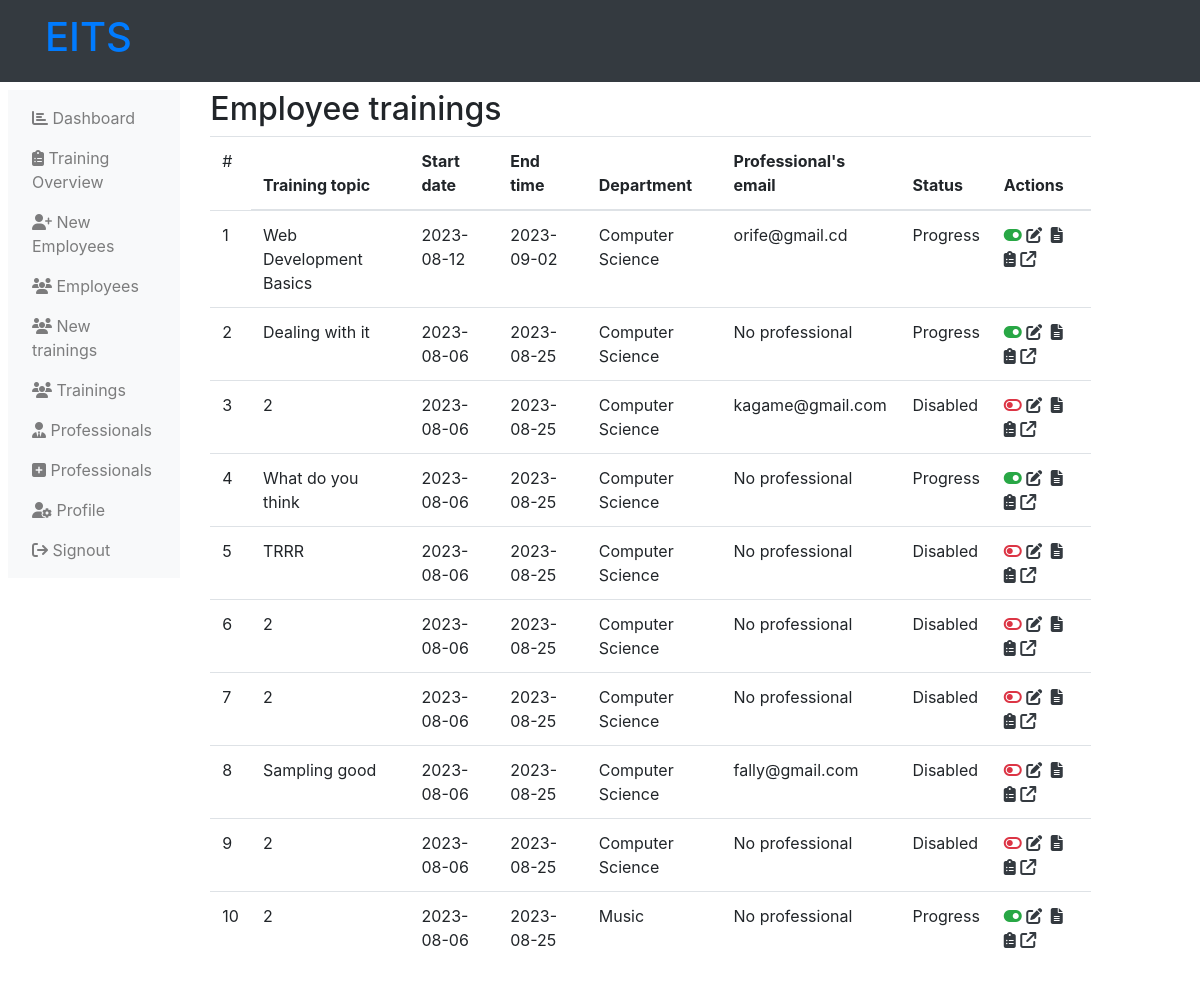
The page /administration-trainings.php (signed in) on the database as committed earlier.
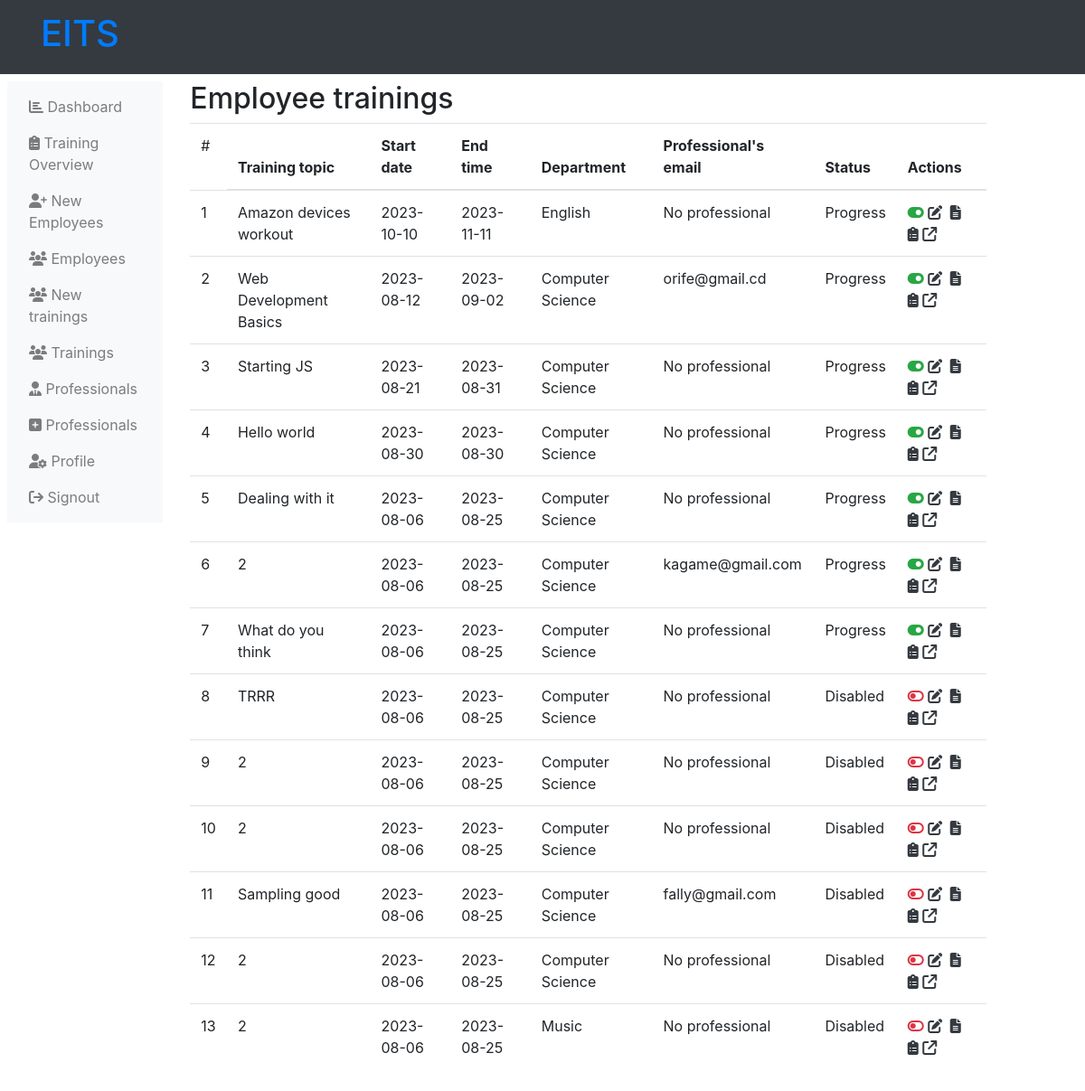
The same page on the database as committed later.
### tables this page shows
CREATE TABLE `trainings` (
  `training_id` int(11) NOT NULL,
  `training_topic` varchar(255) NOT NULL,
  `training_description` text NOT NULL DEFAULT 'This is the defaullt description of the trainings',
  `training_start` varchar(255) NOT NULL,
  `training_end` varchar(255) NOT NULL,
  `training_cover` varchar(255) NOT NULL,
  `training_depart` int(11) NOT NULL,
  `training_status` varchar(255) NOT NULL
);

CREATE TABLE `departments` (
  `depart_id` int(11) NOT NULL,
  `depart_name` varchar(255) NOT NULL
);

CREATE TABLE `training_professionals` (
  `tr_pro_id` int(11) NOT NULL,
  `training` int(11) NOT NULL,
  `professional` int(11) NOT NULL,
  `unique_id` text NOT NULL,
  `tr_pro_status` varchar(255) NOT NULL
);

CREATE TABLE `professionals` (
  `professional_id` int(11) NOT NULL,
  `professional_fn` varchar(255) NOT NULL,
  `professional_ln` varchar(255) NOT NULL,
  `professional_email` varchar(255) NOT NULL,
  `professional_phone` int(12) NOT NULL,
  `professional_status` varchar(255) NOT NULL
);

### administration-trainings.php (the view, shortened to what this page needs)
<?php
    include('php/connection.php');
?>
<!DOCTYPE html>
<html lang="en">
<head>
    <link rel="stylesheet" href="https://maxcdn.bootstrapcdn.com/bootstrap/4.5.2/css/bootstrap.min.css">
    <link rel="stylesheet" href="https://cdnjs.cloudflare.com/ajax/libs/font-awesome/6.4.2/css/all.min.css" />
</head>
<body>
    <?php include("php/administration-header.php"); ?>
    <div class="">
        <div class="row p-2">
            <?php
                include("php/administration-left-links.php");
            ?>
            <div class="col-md-9">
                <h2>
                    Employee trainings
                </h2>
                <div class="r">
                    <table class="table table-hover table-responsive">
                        <thead>
                            <tr>
                                <td>
                                    #
                                <th>
                                    Training topic
                                </th>
                                <th>
                                    Start date
                                </th>
                                <th>
                                    End time
                                </th>
                                <th>
                                    Department
                                </th>
                                <th>
                                    Professional's email
                                </th>
                                <th>
                                    Status
                                </th>
                                <th>
                                    Actions
                                </th>
                            </tr>
                        </thead>
                        <tbody>
                            <?php
                                $get_trainings = mysqli_query($server,"SELECT * from
                                    trainings,departments
                                    WHERE
                                    trainings.training_depart = departments.depart_id
                                    ORDER BY
                                    training_end DESC,training_start DESC
                                ");
                                $count=1;
                                while ($data_trainings = mysqli_fetch_array($get_trainings)) {
                                    ?>
                                    <tr>
                                        <td>
                                            <?php echo $count++; ?>
                                        </td>
                                        <td>
                                            <?php
                                                echo $data_trainings['training_topic'];
                                            ?>
                                        </td>
                                        <td>
                                            <?php
                                                echo $data_trainings['training_start'];
                                            ?>
                                        </td>
                                        <td>
                                            <?php
                                                echo $data_trainings['training_end'];
                                            ?>
                                        </td>
                                        <td>
                                            <?php
                                                echo $data_trainings['depart_name'];
                                            ?>
                                        </td>
                                        <td>
                                            <?php
                                                $training_id = $data_trainings['training_id'];
                                                $get_professional_tr = mysqli_query($server,"SELECT * from training_professionals
                                                    WHERE training='$training_id'
                                                ");
                                                if (mysqli_num_rows($get_professional_tr) < 1) {
                                                    ?>
                                                    No professional
                                                    <?php
                                                }
                                                while ($data_profe_tr = mysqli_fetch_array($get_professional_tr)) {
                                                    $profes = $data_profe_tr['professional'];
                                                    $get_profe_info = mysqli_fetch_array(mysqli_query($server,"SELECT * from
                                                        professionals WHERE professional_id = '$profes'
                                                    "));
                                                    echo $get_profe_info['professional_email']." ";
                                                }
                                            ?>
                                        </td>
                                        <td>
                                            <?php
                                                echo $data_trainings['training_status'];
                                            ?>
                                        </td>
                                        <td>
                                            <?php
                                                if ($data_trainings['training_status'] == 'Progress') {
                                                    ?>
                                                    <a href="administrator-ban-training.php?training_id=<?php echo $data_trainings['training_id'] ?>"
                                                        class="" title="Disable training">
                                                        <i class="fas fa-toggle-on text-success"></i>
                                                    </a>
                                                    <?php
                                                }
                                                else {
                                                    ?>
                                                    <a href="administrator-unban-training.php?training_id=<?php echo $data_trainings['training_id'] ?>"
                                                        class="" title="Enable training">
                                                        <i class="fas fa-toggle-off text-danger"></i>
                                                    </a>
                                                    <?php
                                                }
                                            ?>
                                            <a href="administrator-edit-training.php?training_id=<?php echo $data_trainings['training_id'] ?>"
                                                class="" title="Edit training">
                                                <i class="fa fa-edit  text-dark"></i>
                                            </a>
                                            <a href="administration-trainings-add-content.php?training_id=<?php echo $data_trainings['training_id'] ?>" title="New training contents"
                                                class="m-1">
                                                <i class="fas fa-file-alt  text-dark"></i>
                                            </a>
                                            <a href="administrator-training-overview.php?training_id=<?php echo $data_trainings['training_id'] ?>" title="Training overview"
                                                class="">
                                                <i class="fas fa-clipboard-list text-dark"></i>
                                            </a>
                                            <a href="trainings/covers/<?php echo $data_trainings['training_cover']; ?>" title="View training image." target="_blank"
                                                class="">
                                                <i class="fa fa-external-link text-dark"></i>
                                            </a>
                                        </td>
                                    </tr>
                                    <?php
                                }
                            ?>
                        </tbody>
                    </table>
                </div>
            </div>
        </div>
    </div>
</body>
</html>

### php/administration-header.php (shortened to what this page needs)
<nav class="navbar navbar-expand-lg navbar-light bg-dark">
    <div class="container">
        <a class="navbar-brand" href="adminstration-home.php">
            <h1 class="h1 text-primary">
                EITS
            </h1>
        </a>
    </div>
</nav>

### php/administration-left-links.php
<div class="col-md-2">
    <nav class="navbar navbar-expand-md navbar-light bg-light">
        <div class="collapse navbar-collapse" id="navbarNav">
            <ul class="navbar-nav flex-column">
                <li class="nav-item">
                    <a class="nav-link" href="adminstration-home.php"><i class="fas fa-chart-bar"></i> Dashboard</a>
                </li>
                <li class="nav-item">
                    <a class="nav-link" href="#"><i class="fas fa-clipboard-list"></i> Training Overview</a>
                </li>
                <li class="nav-item">
                    <a class="nav-link" href="adminstation-new-employees.php"><i class="fas fa-user-plus"></i> New Employees</a>
                </li>
                <li class="nav-item">
                    <a class="nav-link" href="administration-employees.php"><i class="fas fa-users"></i> Employees</a>
                </li>
                <li class="nav-item">
                    <a class="nav-link" href="administration-new-trainings.php"><i class="fas fa-users"></i> New trainings</a>
                </li>
                <li class="nav-item">
                    <a class="nav-link" href="administration-trainings.php"><i class="fas fa-users"></i> Trainings</a>
                </li>
                <li class="nav-item">
                    <a class="nav-link" href="administration-professionals.php">
                    <i class="fas fa-user-tie"></i>
                    Professionals
                    </a>
                </li>
                <li class="nav-item">
                    <a class="nav-link" href="administration-new-professionals.php">
                    <i class="fas fa-plus-square"></i>
                    Professionals
                    </a>
                </li>
                <li class="nav-item">
                    <a class="nav-link" href="administrator-profile-settings.php">
                    <i class="fas fa-user-cog"></i>
                    Profile
                    </a>
                </li>
                <li class="nav-item">
                    <a class="nav-link" href="sign-out.php?administration"><i class="fas fa-sign-out"></i> Signout</a>
                </li>
            </ul>
        </div>
    </nav>
</div>

Rows that differ between the two databases and show on the page:
added trainings: training_topic "Amazon devices workout", training_start "2023-10-10", training_end "2023-11-11", training_depart.depart_name "English", shows "No professional", training_status "Progress"
added trainings: training_topic "Starting JS", training_start "2023-08-21", training_end "2023-08-31", training_depart.depart_name "Computer Science", shows "No professional", training_status "Progress"
added trainings: training_topic "Hello world", training_start "2023-08-30", training_end "2023-08-30", training_depart.depart_name "Computer Science", shows "No professional", training_status "Progress"
changed trainings (number 6 of 13 on the later page): training_status "Disabled" → "Progress"
changed trainings "Music": training_status "Progress" → "Disabled"
